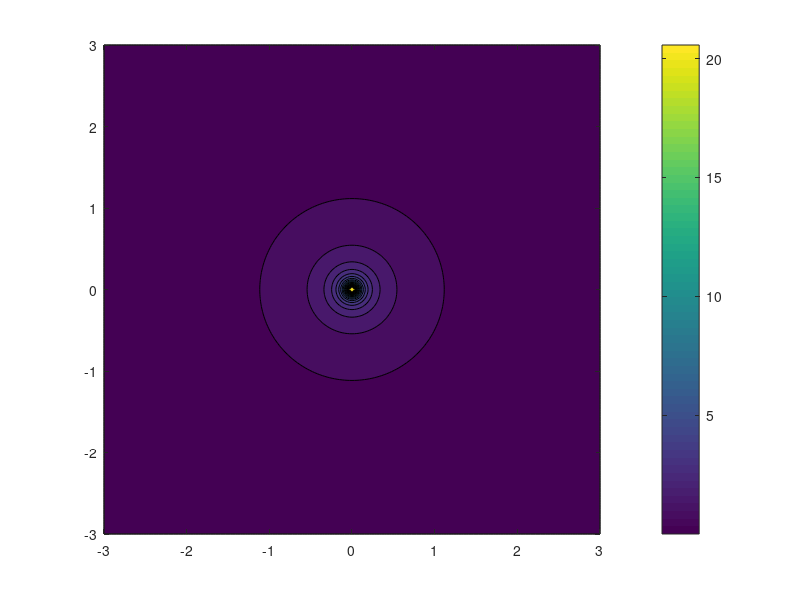
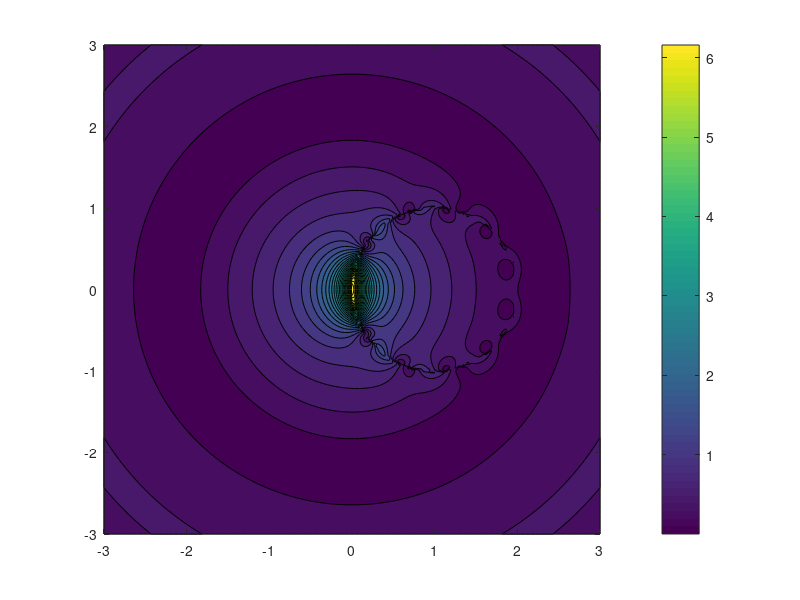

These figures' MATLAB source, in order:
%%%%%%%%%%%%%%%%%%

% Graf addition theorem

%%%%%%%%%%%%%%%%%%

x=(-1:.01:1)*3;
[X,Y]=meshgrid(x,x);

r1=sqrt(X.^2+Y.^2);
th1=atan2(Y,X);
%reference frame 1 - r1, th1

r0=1;
th0=0;
%displacement between reference frames - r0, th0

r2=sqrt((X-r0).^2+Y.^2);
th2=atan2(Y,X-r0);
%reference frame 2 - r2, th2

n=1;

% lhs=besselj(n,r1).*exp(1i*n*th1);
lhs=bessely(n,r1).*exp(1i*n*th1);
figure, contourf(X,Y,abs(lhs),30), colorbar

rhs=0;
rhs_in=0;
rhs_out=0;
mm=10;
for m=(-mm:1:mm)
%     rhs=rhs+besselj(m+n,r0).*besselj(m,r2).*exp(1i*m*(pi-th2+th0)).*exp(1i*n*th0);
    rhs_in=rhs_in+bessely(m+n,r0).*besselj(m,r2).*exp(1i*m*(pi-th2+th0)).*exp(1i*n*th0); %only works for r2<r0 for non-besselj
    rhs_out=rhs_out+besselj(m+n,r0).*bessely(m,r2).*exp(1i*m*(pi-th2+th0)).*exp(1i*n*th0); %only works for r2>0 for other bessel functions
end

% for non besselj merge inner and outer regions
rhs_out(r2.^2<r0)=rhs_in(r2.^2<r0);

% figure, contourf(X,Y,abs(rhs),30), colorbar
figure, contourf(X,Y,abs(rhs_out),30), colorbar


